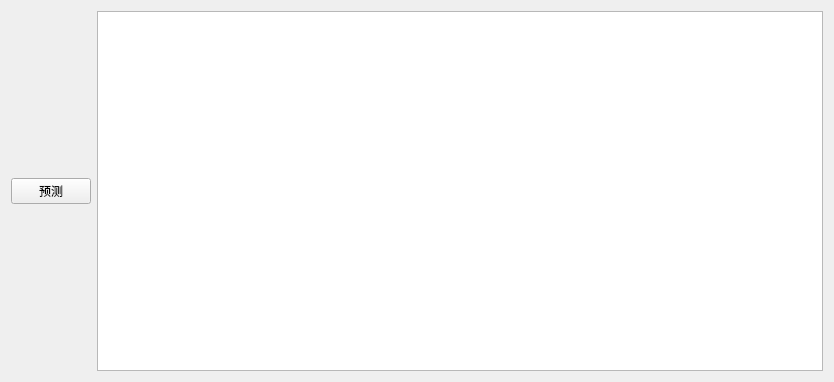
<?xml version="1.0" encoding="UTF-8"?>
<ui version="4.0">
 <class>Form</class>
 <widget class="QWidget" name="Form">
  <property name="geometry">
   <rect>
    <x>0</x>
    <y>0</y>
    <width>834</width>
    <height>382</height>
   </rect>
  </property>
  <property name="windowTitle">
   <string>Form</string>
  </property>
  <layout class="QHBoxLayout" name="horizontalLayout">
   <item>
    <layout class="QVBoxLayout" name="verticalLayout">
     <item>
      <spacer name="verticalSpacer_2">
       <property name="orientation">
        <enum>Qt::Vertical</enum>
       </property>
       <property name="sizeHint" stdset="0">
        <size>
         <width>20</width>
         <height>40</height>
        </size>
       </property>
      </spacer>
     </item>
     <item>
      <widget class="QPushButton" name="pushButton">
       <property name="text">
        <string>预测</string>
       </property>
      </widget>
     </item>
     <item>
      <spacer name="verticalSpacer">
       <property name="orientation">
        <enum>Qt::Vertical</enum>
       </property>
       <property name="sizeHint" stdset="0">
        <size>
         <width>20</width>
         <height>40</height>
        </size>
       </property>
      </spacer>
     </item>
    </layout>
   </item>
   <item>
    <widget class="QTextEdit" name="textEdit"/>
   </item>
  </layout>
 </widget>
 <resources/>
 <connections/>
</ui>
